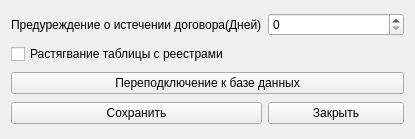
<?xml version="1.0" encoding="UTF-8"?>
<ui version="4.0">
 <class>SettingForm</class>
 <widget class="QWidget" name="SettingForm">
  <property name="geometry">
   <rect>
    <x>0</x>
    <y>0</y>
    <width>415</width>
    <height>139</height>
   </rect>
  </property>
  <property name="windowTitle">
   <string>Настройки</string>
  </property>
  <property name="windowIcon">
   <iconset resource="../../resources/main.qrc">
    <normaloff>:/images/logo.png</normaloff>:/images/logo.png</iconset>
  </property>
  <layout class="QGridLayout" name="gridLayout">
   <item row="4" column="2">
    <widget class="QPushButton" name="closeButton">
     <property name="text">
      <string>Закрыть</string>
     </property>
    </widget>
   </item>
   <item row="3" column="1" colspan="2">
    <widget class="QPushButton" name="pushButton">
     <property name="text">
      <string>Переподключение к базе данных</string>
     </property>
    </widget>
   </item>
   <item row="1" column="1" colspan="2">
    <widget class="QCheckBox" name="stretchTableBox">
     <property name="text">
      <string>Растягвание таблицы с реестрами</string>
     </property>
     <property name="tristate">
      <bool>false</bool>
     </property>
    </widget>
   </item>
   <item row="4" column="1">
    <widget class="QPushButton" name="saveButton">
     <property name="text">
      <string>Сохранить</string>
     </property>
    </widget>
   </item>
   <item row="0" column="2">
    <widget class="QSpinBox" name="WarningExpirationContractSpinBox"/>
   </item>
   <item row="0" column="1">
    <widget class="QLabel" name="WarningExpirationContractLabel">
     <property name="text">
      <string>Предуреждение о истечении договора(Дней)</string>
     </property>
    </widget>
   </item>
  </layout>
 </widget>
 <resources>
  <include location="../../resources/main.qrc"/>
 </resources>
 <connections/>
</ui>
